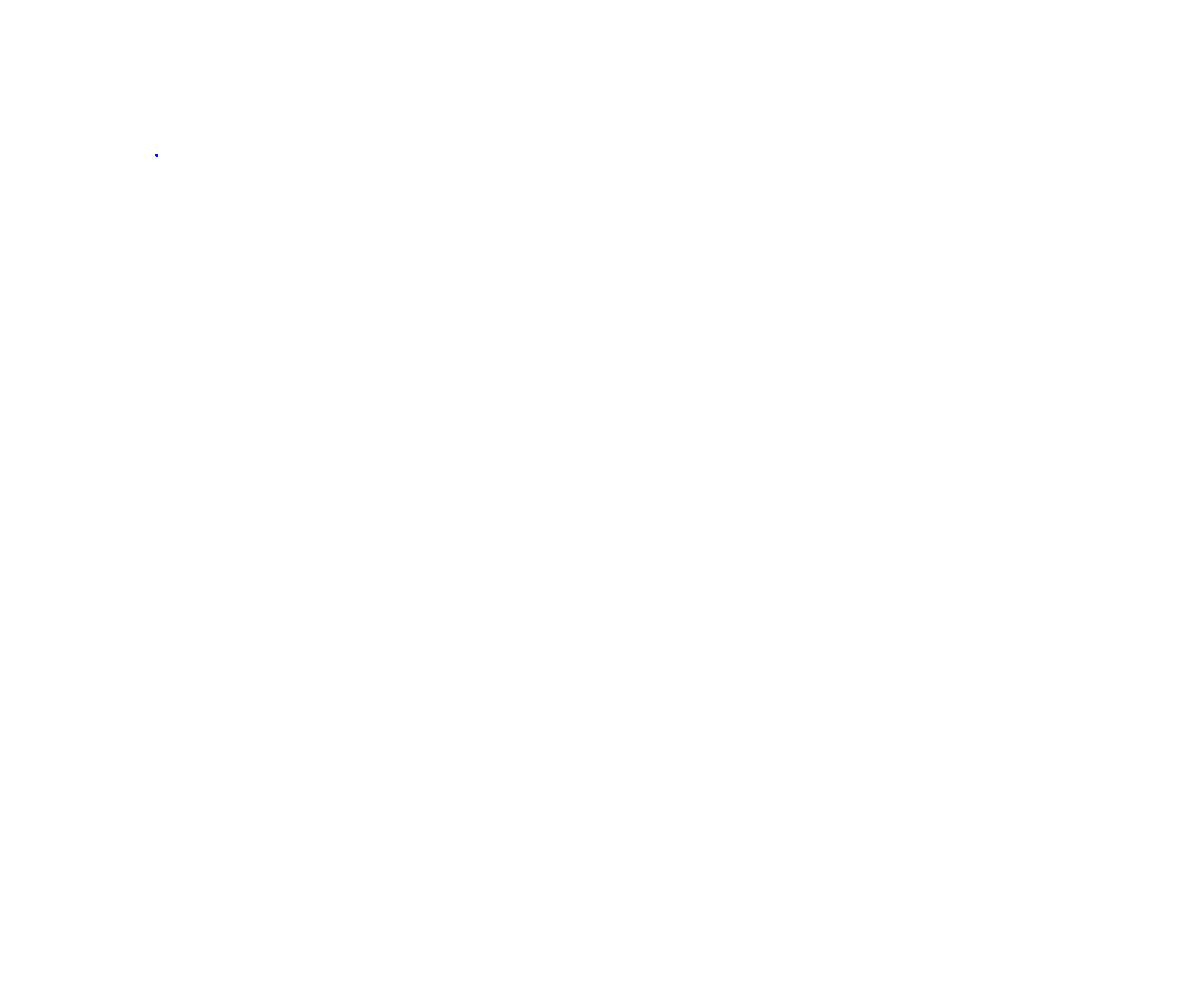
Frame 1 (no input)
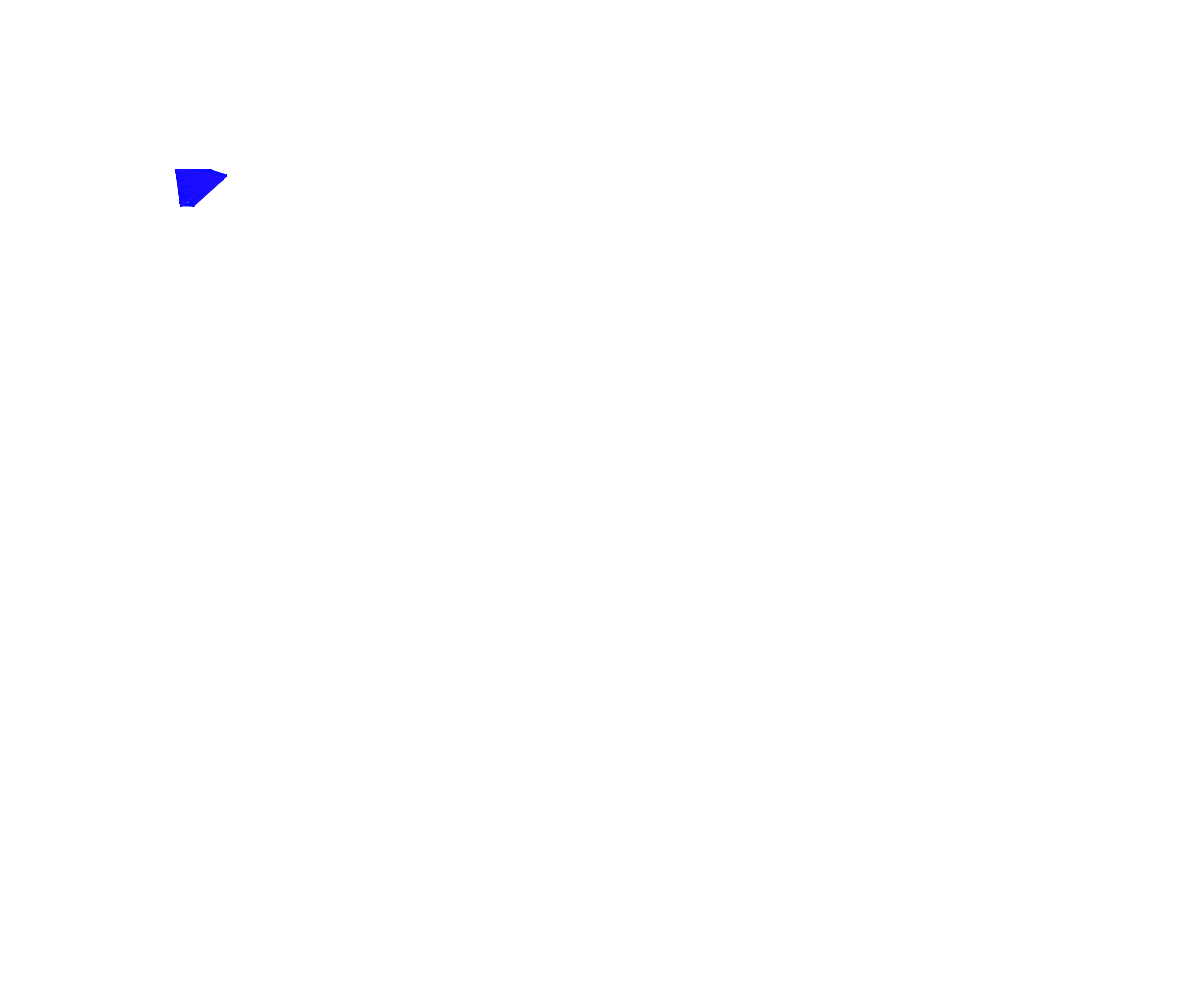
Frame 60 (no input)
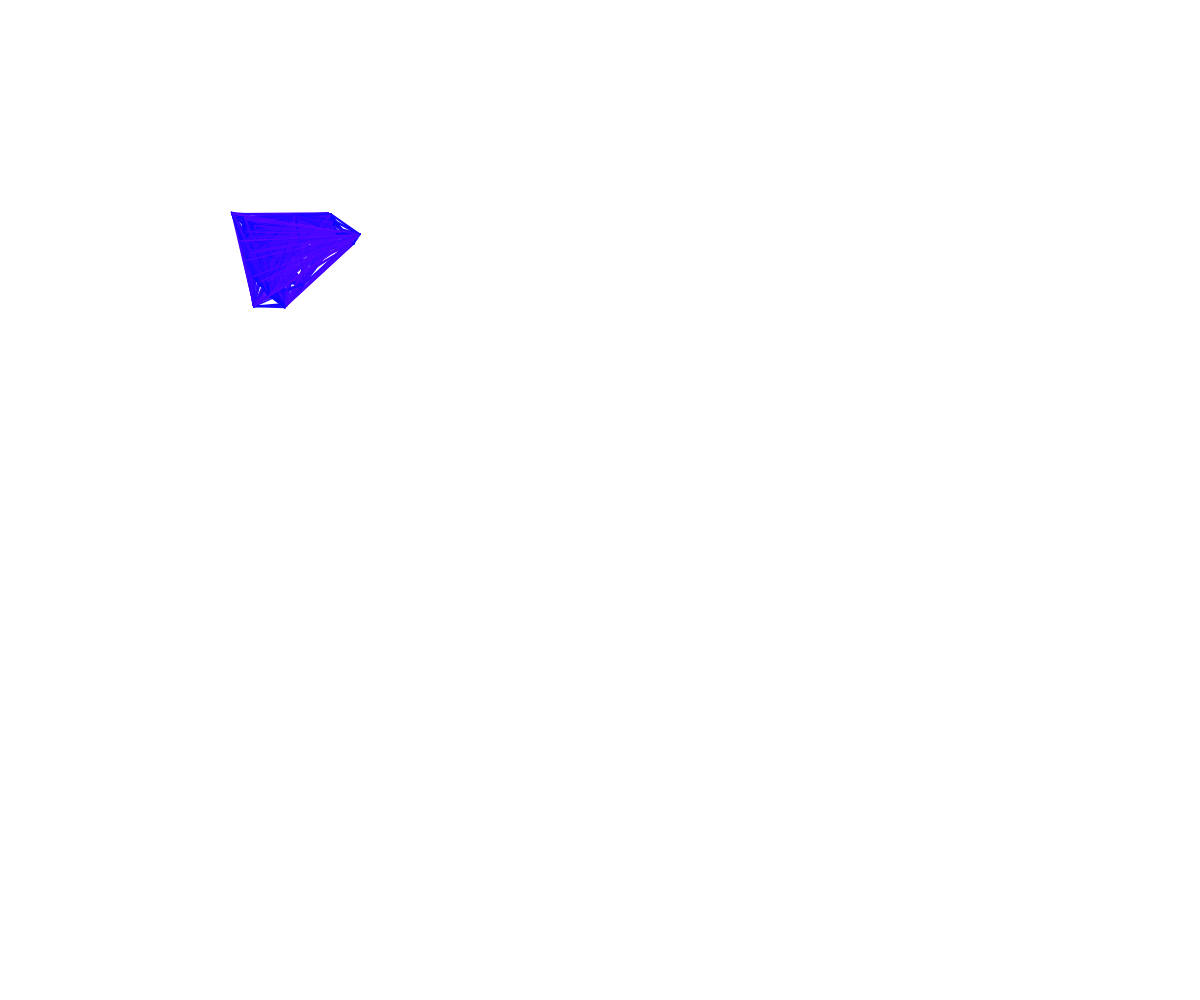
Frame 120 (the mouse pressed at the canvas centre since frame 60)

The p5.js sketch that drew these frames (run headless with seeded random() and noise() and a simulated clock; from frame 60 on, the mouse is pressed at the canvas centre):

// p5.js sketch
// ── sketch.js
function setup() {
  createCanvas(windowWidth, windowHeight);
  noiseSeed(89);
  for (let i = 0; i < 100; i++) {
    str[i] = new Schtern();
  }
}

function draw() {
  background(255);
  let c = (sin(frameCount / 500) + 1) * 177;
  let c2 = (sin(frameCount / 500 + PI / 3 * 4) + 1) * 177;
  let c3 = (sin(frameCount / 500 + PI / 3 * 2) + 1) * 177;

  for (let i = 0; i < 30; i++) {

  
    str[i].ruh();
    for (let j = 0; j < 30; j++) {
      if (dist(str[i].x, str[i].y, str[j].x, str[j].y) < 300) {
        let dis = dist(str[i].x, str[i].y, str[j].x, str[j].y);
        strokeWeight(map(dis, 0, 300, 2, 0))
        stroke(map(dis, 0, 300, 0, c), c2, map(dis, 0, 300, c3, 255));
        line(str[i].x, str[i].y, str[j].x, str[j].y);
      }

    }
  }
}
let str = [100];

class Schtern {
  constructor() {
    this.x = -100;
    this.y = -100;
    this.xs = random(200, 100);
    this.ys = random(100, 200);
  }
  ruh() {
    this.x = map(noise(frameCount / this.xs / 3), 0, 1, -300, width + 300);
    this.y = map(noise(frameCount / this.ys / 3), 0, 1, -200, height + 200);

  }

}
